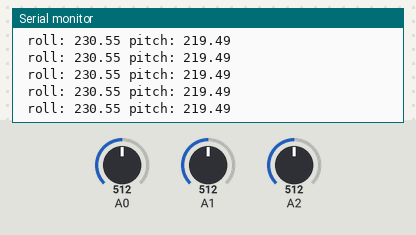
A sketch run on a simulated Arduino Uno, built with avr-gcc and run on an emulated ATmega328P. Parts: the last lines printed to the serial monitor. The inputs (shaded band) are chosen by the test bench; at power-on: A0 = 512, A1 = 512, A2 = 512.

Above: at 1.2 s.
1.3 s: A0 set to 716
At 1.62 s:
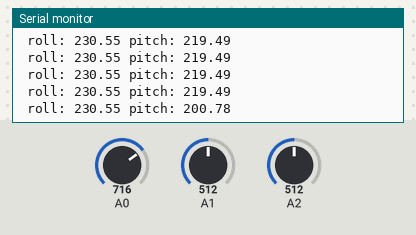
2.8 s: A1 set to 716
At 2.87 s:
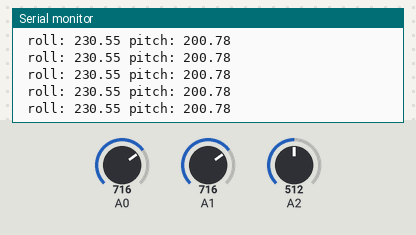
4.3 s: A2 set to 716
At 4.33 s:
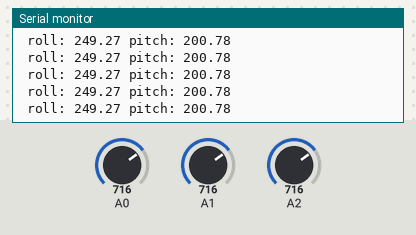
7.3 s: A0 set to 900
At 7.45 s:
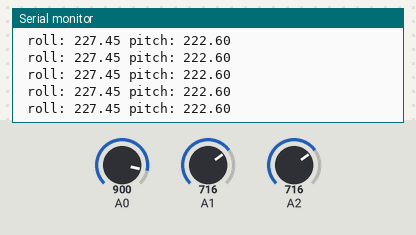
8.8 s: A1 set to 900
At 8.91 s:
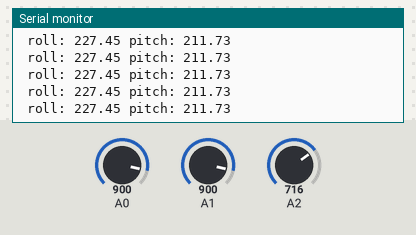
10.3 s: A2 set to 900
At 10.36 s:
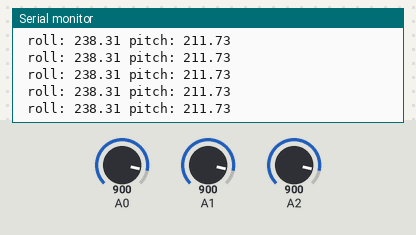
Timing chart, 0 to 12.8 s (numbered marks = the images above; inputs shaded):
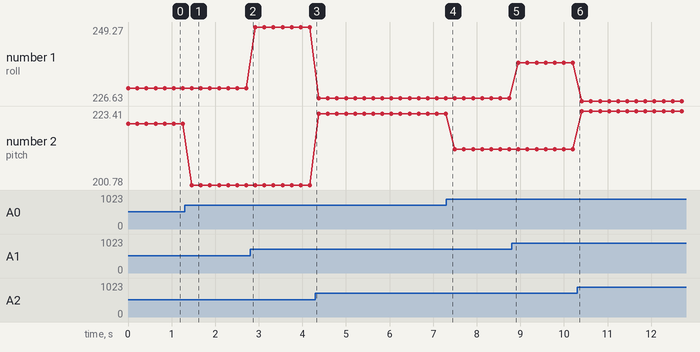

The sketch:

ADXL335.ino
```cpp
// https://lastminuteengineers.com/adxl335-accelerometer-arduino-tutorial/
/*
Los tres ángulos son la dirección (heading o yaw), elevación (pitch) y ángulo de alabeo (roll).
Estos tres ángulos son equivalentes a tres maniobras consecutivas. Dado un sistema de tres ejes fijos en el aeroplano,
llamados eje de guiñada (yaw en inglés), de cabeceo (pitch) y de alabeo (roll), existen tres rotaciones principales,
normalmente llamadas igual que el eje sobre el que se producen,
que permiten alcanzar el sistema del aeroplano desde el sistema de referencia.

  Cabeceo (pitch): es una inclinación del morro del avión, o rotación respecto al eje ala-ala. (Derecha - Izquierda)
  Alabeo (roll): rotación respecto de un eje morro-cola del avión. (Arriba - Abajo)
  Guiñada (yaw): rotación intrínseca alrededor del eje vertical perpendicular al avión.
*/


#define xInput A0
#define yInput A1
#define zInput A2

double x_g_value, y_g_value, z_g_value;
double roll, pitch, yaw;

const int sampleSize = 10;


void setup(){
    Serial.begin(9600);
}

void loop(){
    giroscopio();
    delay(200);
}

void giroscopio(){
    int xRaw = ReadAxis(xInput);
    int yRaw = ReadAxis(yInput);
    int zRaw = ReadAxis(zInput);

    x_g_value = ((((double)(xRaw * 5)/1024) - 1.65) / 0.330);
    y_g_value = ((((double)(yRaw * 5)/1024) - 1.65) / 0.330);
    z_g_value = ((((double)(zRaw * 5)/1024) - 1.80) / 0.330);

    roll = (((atan2(y_g_value, z_g_value) * 180) / 3.14) + 180);
    pitch = (((atan2(z_g_value, x_g_value) * 180) / 3.14) + 180);
    // yaw = (((atan2 (x_g_value, y_g_value) * 180) / 3.14) + 180);
    // No es posible medir la guiñada con un acelerómetro. Se debe usar un giroscopio.

    Serial.print(" roll: "); Serial.print(roll);
    Serial.print(" pitch: "); Serial.println(pitch);
}

int ReadAxis(int axisPin){
    long reading = 0;
    analogRead(axisPin);
    delay(1);
    for (int i = 0; i < sampleSize; i++){
        reading += analogRead(axisPin);
    }
    return reading/sampleSize;
}
```

Measured:
- after the input at 1.3 s, the serial monitor: prints a new line after 0.16 s (image 1)
- plotted number 1: 230.55 → 249.27 after the input at 2.8 s, 249.27 → 227.45 after the input at 4.3 s, 227.45 → 238.31 after the input at 8.8 s, 238.31 → 226.63 after the input at 10.3 s
- plotted number 2: 219.49 → 200.78 after the input at 1.3 s, 200.78 → 222.6 after the input at 4.3 s, 222.6 → 211.73 after the input at 7.3 s, 211.73 → 223.41 after the input at 10.3 s
